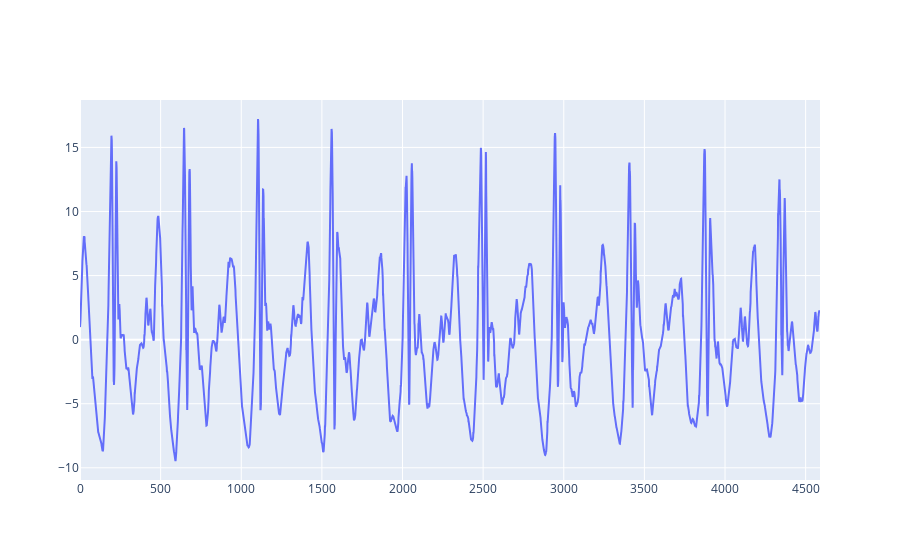

Source (notebook cell):
### Code cell
dt = 459*10
#data = pd.read_csv('data/long_walk_100_acc.csv', delimiter =';', decimal=',')[3815+6*455:3815+6*455+dt]
data = pd.read_csv('data/long_walk_100_acc.csv', delimiter =';', decimal=',')[7009:7009+dt]
#data = pd.read_csv('data/long_walk_100_acc.csv', delimiter =';', decimal=',')[3785:8000]
#data = pd.read_csv('data/home_lin_10_lac.csv', delimiter =';', decimal=',')[:]
frecuency = len(data)/(data['time'].values[-1]-data['time'].values[0])
assert 480 < frecuency < 520

x_acc = ( (data['X_value'].values)**2 + (data['Y_value'].values)**2 + (data['Z_value'].values)**2)**.5
_m = np.mean(x_acc)
x_acc -= _m
t = (data['time'].values).astype(float).reshape([-1,])
t = np.linspace(0,t[-1]-t[0],len(x_acc))

fig = go.Figure()
fig.add_scatter(y = x_acc, mode='lines', name='Sum squares')
fig.show()

### Figure 1 — Plotly figure (JSON) as saved in the notebook; plotly's stock layout.template omitted (floating-point values rounded to 4 significant figures; data arrays with more than 128 entries replaced by an {"elided": "..."} marker saying what was removed)
{"data": [{"mode": "lines", "name": "Sum squares", "type": "scatter", "y": {"elided": "4590 float values"}}], "layout": {}}
